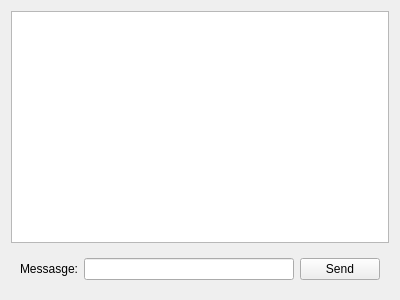
<?xml version="1.0" encoding="UTF-8"?>
<ui version="4.0">
 <class>ClientChatWidget</class>
 <widget class="QWidget" name="ClientChatWidget">
  <property name="geometry">
   <rect>
    <x>0</x>
    <y>0</y>
    <width>400</width>
    <height>300</height>
   </rect>
  </property>
  <property name="windowTitle">
   <string>Form</string>
  </property>
  <layout class="QVBoxLayout" name="verticalLayout">
   <item>
    <widget class="QListWidget" name="lstMessages"/>
   </item>
   <item>
    <widget class="QWidget" name="wdgSend" native="true">
     <layout class="QHBoxLayout" name="horizontalLayout">
      <item>
       <widget class="QLabel" name="label">
        <property name="text">
         <string>Messasge:</string>
        </property>
       </widget>
      </item>
      <item>
       <widget class="QLineEdit" name="lnMessage"/>
      </item>
      <item>
       <widget class="QPushButton" name="btnSend">
        <property name="text">
         <string>Send</string>
        </property>
       </widget>
      </item>
     </layout>
    </widget>
   </item>
  </layout>
 </widget>
 <resources/>
 <connections/>
</ui>
